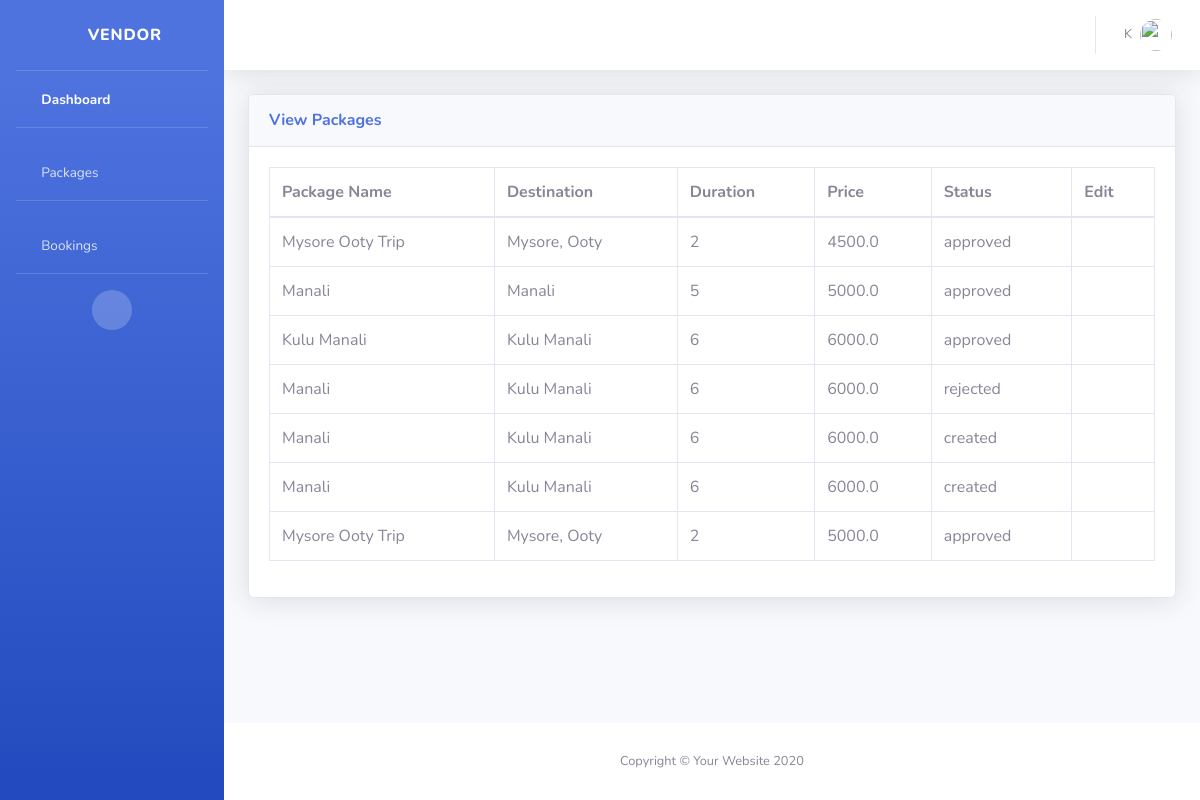
The page /view_package/ (signed in) on the database as committed earlier.
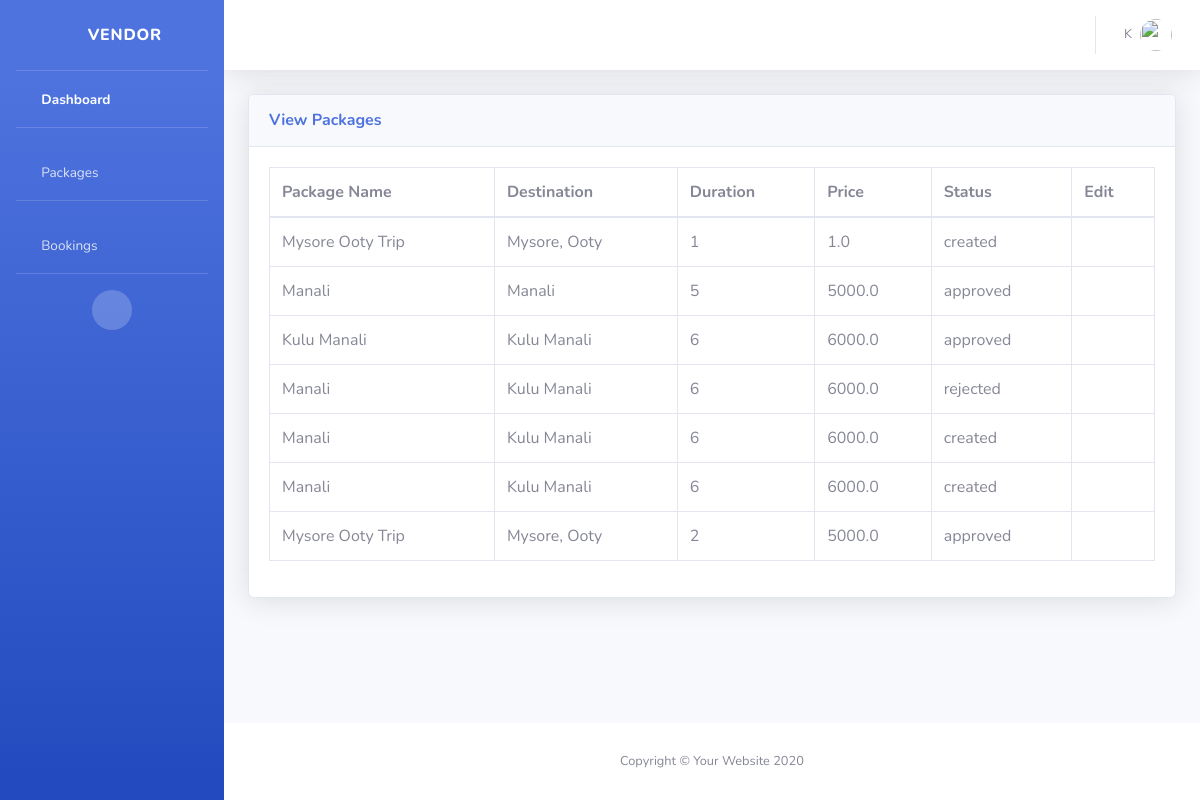
The same page on the database as committed later.
### vendor/models.py (models this page shows)
class package_table(models.Model):
    package_name=models.CharField(max_length=100)
    destination=models.CharField(max_length=100)
    duration=models.CharField(max_length=50)
    price=models.FloatField()
    created_at=models.DateTimeField()
    updated_at=models.DateTimeField()
    description=models.CharField( max_length=150)
    start_date=models.DateField()
    end_date=models.DateField()
    images=models.ImageField(upload_to='images/')
    status=models.CharField(max_length=20)
    vendor_id=models.ForeignKey(register_table,on_delete=models.SET_DEFAULT,default=1)
    class Meta:
        db_table="packages"

### vendor/views.py (the view)
# urls.py: path('view_package/',views.package_view),
def package_view(request):
    package_data = package_table.objects.filter(vendor_id=request.session['userid'])
    return render(request,'view_packages.html',{'pdata':package_data})

### vendor/templates/view_packages.html (shortened to what the changed rows need)
<!DOCTYPE html>
<html lang="en">
{% load static %}
<head>
    <link href="{% static 'vendor/fontawesome-free/css/all.min.css' %}" rel="stylesheet" type="text/css">
    <link href="{% static 'css/sb-admin-2.min.css' %}" rel="stylesheet">
</head>
<body id="page-top">
    <div id="wrapper">
        <div id="content-wrapper" class="d-flex flex-column">
            <div id="content">
                <div class="container-fluid">
                    <div class="card shadow mb-4">
                        <div class="card-body">
                            <div class="table-responsive">
                                <table class="table table-bordered" id="dataTable" width="100%" cellspacing="0">
                                    <thead>
                                        <tr>
                                            <th>Package Name</th>
                                            <th>Destination</th>
                                            <th>Duration</th>
                                            <th>Price</th>
                                            <th>Status</th>
                                            <th>Edit</th>
                                        </tr>
                                    </thead>
                                    <tbody>
                                        {% for data in pdata %}
                                        <tr>
                                            <td>{{data.package_name}}</td>
                                            <td>{{data.destination}}</td>
                                            <td>{{data.duration}}</td>
                                            <td>{{data.price}}</td>
                                            <td>{{data.status}}</td>
                                            <td><a href="/edit_package/{{data.id}}"><i class="fas fa-edit"></i></a></td>
                                        </tr>
                                        {% endfor %}
                                    </tbody>
                                </table>
                            </div>
                        </div>
                    </div>
                </div>
            </div>
        </div>
    </div>
</body>
</html>

Rows that differ between the two databases and show on the page:
changed package_table (number 1 of 7 on the later page): duration "2" → "1"; price "4500.0" → "1.0"; status "approved" → "created"
